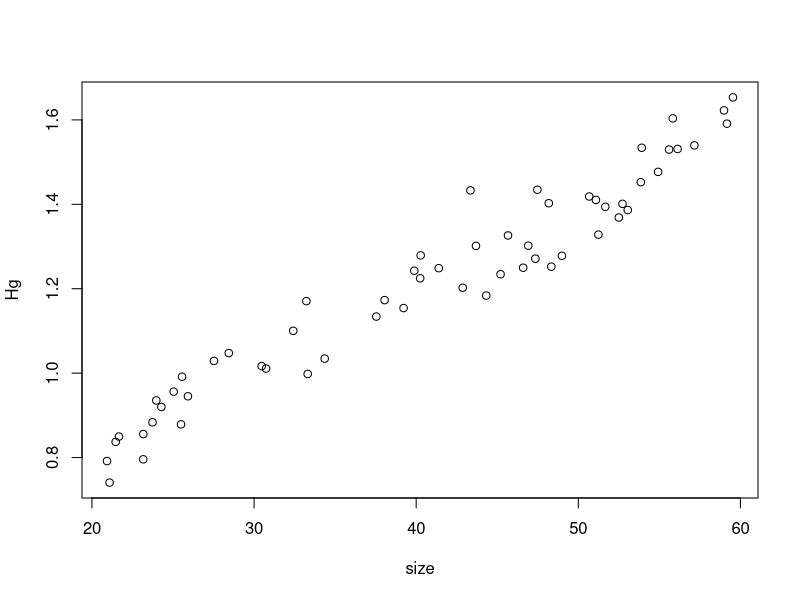
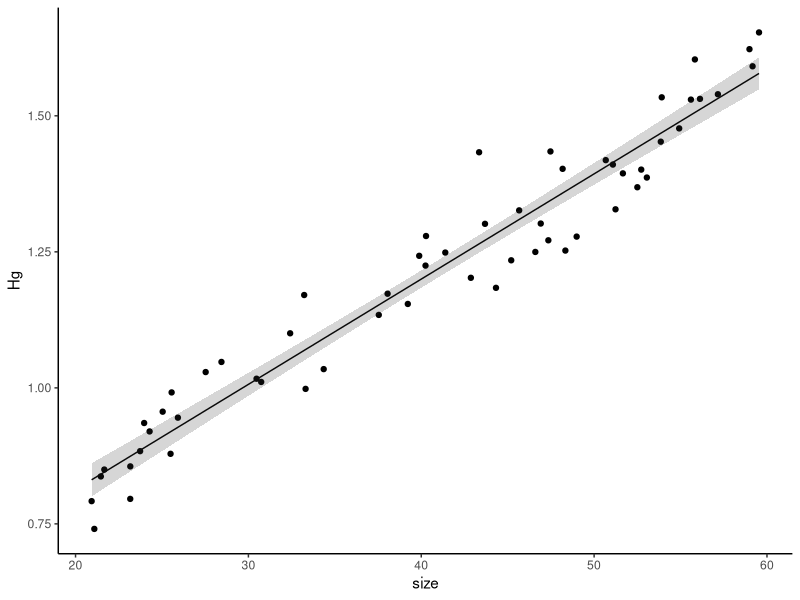
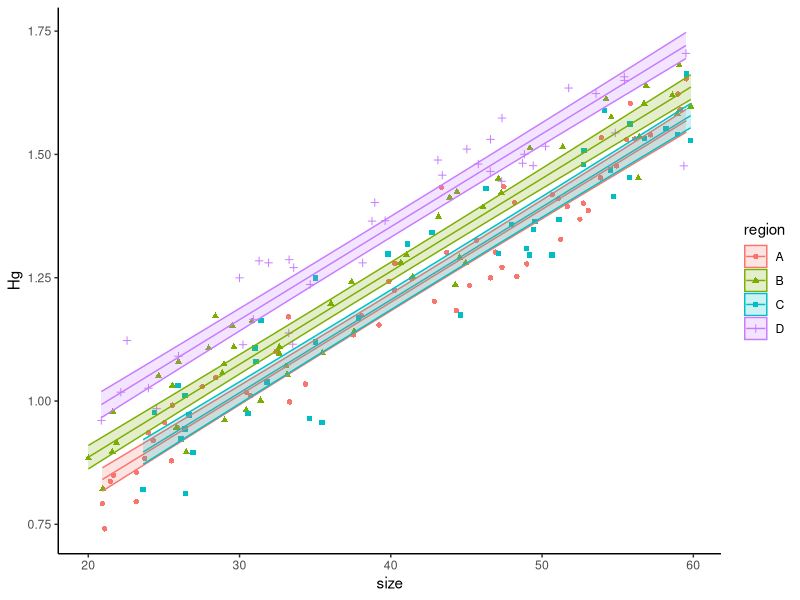
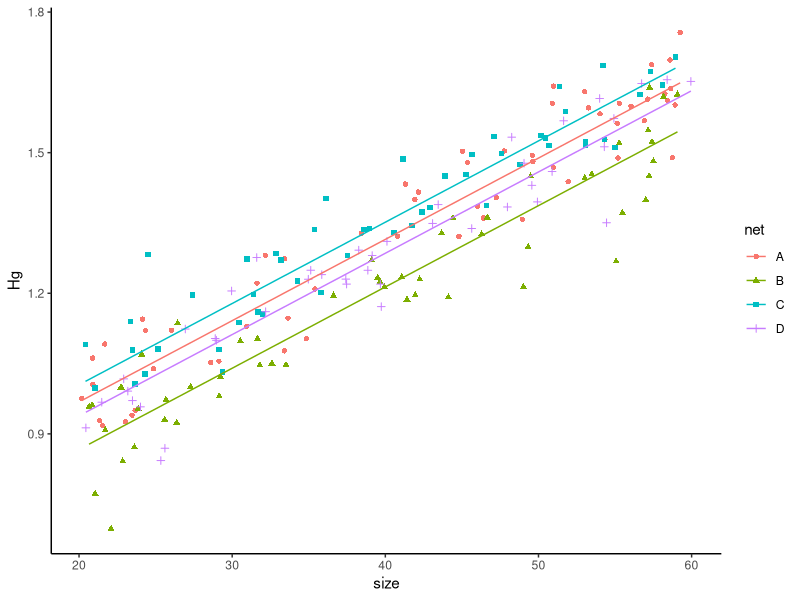
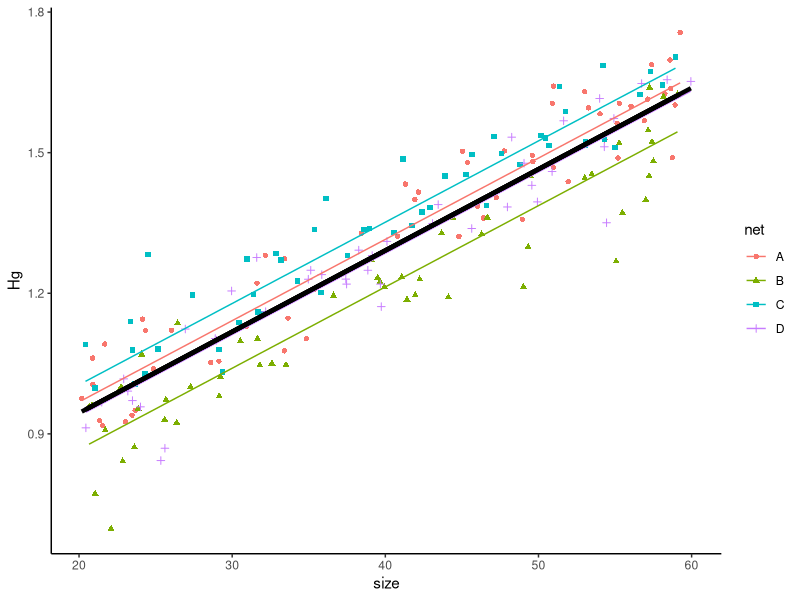

Recreate these plots in R, in order.
## ---- chunk 1
n<-rpois(1,50)
n
## ---- chunk 2
size<-runif(n,20,60)
print(size)
## ---- chunk 3
 Hg<-0.5 + 0.018*size + rnorm(n,0,0.08)
 plot(Hg~size)
## ---- chunk 4
df1<-data.frame(size=size,Hg=Hg)
## ---- chunk 5
model1<-lm(Hg~size,data=df1)
summary(model1)
## ---- chunk 6
library(ggplot2)
pred1<-predict(model1,df1,interval = "c")
dfplot<-cbind(df1,pred1)

ggplot(data=dfplot, aes(x=size,y=Hg,ymin=lwr,ymax=upr))+
  geom_point()+
  geom_line(aes(y=fit))+
  geom_ribbon(alpha=0.2)+
  theme_classic()


## ---- chunk 7

beta<-c(0.025,0.01,0.1)

HgDat<-list(site1=df1)
## ---- chunk 8
df1$region<-"A"
## ---- chunk 9
HgDat<-list(site1=df1)
## ---- chunk 10

for(i in 1:3){
 n<-rpois(1,50) 
  size<-runif(n,20,60)
  Hg<-0.5 + 0.018*size + rnorm(n,0,0.08)+beta[i]
  Region<-rep(LETTERS[i+1],n)
  HgDat[[i+1]]<-data.frame(size=size,Hg=Hg,region=Region)
}
## ---- chunk 11
HgDat_df<-dplyr::bind_rows(HgDat)
HgDat_df$region<-as.factor(HgDat_df$region)
head(HgDat_df)
## ---- chunk 12
model2<-lm(Hg~size+region,data=HgDat_df)
summary(model2)
## ---- chunk 13
pred2<-predict(model2,HgDat_df,interval = "c")
dfplot<-cbind(HgDat_df,pred2)

ggplot(data=dfplot, aes(x=size,y=Hg,ymin=lwr,ymax=upr,col=region,shape=region,fill=region))+
  geom_point()+
  geom_line(aes(y=fit))+
  geom_ribbon(alpha=0.2)+
  theme_classic()
## ---- chunk 14
nsites<-4
gamma <- rnorm(n=nsites,mean=0,sd=0.25) 
## ---- chunk 15
HgDatmixed<-list()
for(i in 1:4){
 n<-rpois(1,50) 
  size<-runif(n,20,60)
  Hg<- (0.5+gamma[i]) + 0.018*size + rnorm(n,0,0.08)
  Net<-rep(LETTERS[i],n)
  HgDatmixed[[i]]<-data.frame(size=size,Hg=Hg,net=Net)
}
HgDatmixed<-dplyr::bind_rows(HgDatmixed)
HgDatmixed$net<-as.factor(HgDatmixed$net)
## ---- chunk 16
library(glmmTMB)

m3<-glmmTMB(Hg~size +(1|net), data=HgDatmixed)

summary(m3)

## ---- chunk 17
preddata3 <- HgDatmixed
preddata3$predHg <- predict(m3, HgDatmixed)

plot2<- ggplot(data=HgDatmixed, aes(x=size, y=Hg, col=net, shape=net)) +
    geom_point() +
    geom_line(data=preddata3, aes(x=size, y=predHg, col=net))+
   theme_classic()

plot2
## ---- chunk 18
preddata3$predHg_population <- predict(m3, preddata3, re.form=~0)
## ---- chunk 19
plot2<- ggplot(data=HgDatmixed, aes(x=size, y=Hg, col=net, shape=net)) +
    geom_point() +
    geom_line(data=preddata3, aes(x=size, y=predHg, col=net))+
    geom_line(data=preddata3, aes(x=size, y=predHg_population),
            col='black',linewidth=1.5) +
   theme_classic()

plot2
## ---- chunk 20
library(caret)
ctrl <- trainControl(method= 'cv', number= 10)

tr <- train(Hg~size +net, data=HgDatmixed, trControl= ctrl,method="lm")

tr
